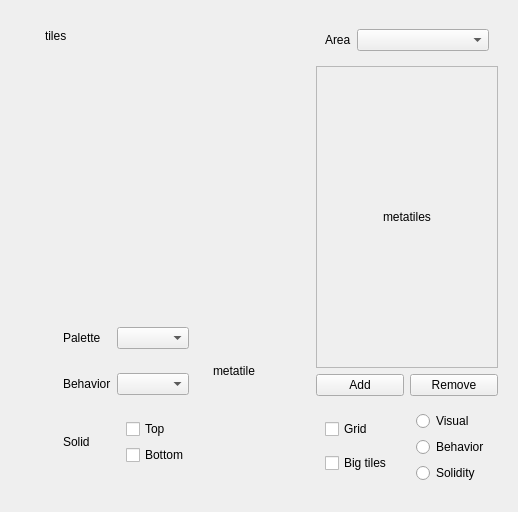
<?xml version="1.0" encoding="UTF-8"?>
<ui version="4.0">
 <class>MetatileEditorWidget</class>
 <widget class="QWidget" name="MetatileEditorWidget">
  <property name="geometry">
   <rect>
    <x>0</x>
    <y>0</y>
    <width>518</width>
    <height>467</height>
   </rect>
  </property>
  <property name="windowTitle">
   <string>Form</string>
  </property>
  <layout class="QVBoxLayout" name="verticalLayout_9">
   <item>
    <widget class="QWidget" name="widget_11" native="true">
     <layout class="QHBoxLayout" name="horizontalLayout_8">
      <item>
       <spacer name="horizontalSpacer_3">
        <property name="orientation">
         <enum>Qt::Horizontal</enum>
        </property>
        <property name="sizeHint" stdset="0">
         <size>
          <width>40</width>
          <height>20</height>
         </size>
        </property>
       </spacer>
      </item>
      <item>
       <layout class="QVBoxLayout" name="verticalLayout_7">
        <item>
         <spacer name="verticalSpacer_3">
          <property name="orientation">
           <enum>Qt::Vertical</enum>
          </property>
          <property name="sizeHint" stdset="0">
           <size>
            <width>20</width>
            <height>5</height>
           </size>
          </property>
         </spacer>
        </item>
        <item>
         <widget class="QWidget" name="widget_9" native="true">
          <property name="minimumSize">
           <size>
            <width>0</width>
            <height>0</height>
           </size>
          </property>
          <layout class="QHBoxLayout" name="horizontalLayout_12">
           <item>
            <widget class="InputQLabel" name="tilePickerLabel">
             <property name="sizePolicy">
              <sizepolicy hsizetype="Fixed" vsizetype="Fixed">
               <horstretch>0</horstretch>
               <verstretch>0</verstretch>
              </sizepolicy>
             </property>
             <property name="minimumSize">
              <size>
               <width>256</width>
               <height>256</height>
              </size>
             </property>
             <property name="text">
              <string>tiles</string>
             </property>
             <property name="alignment">
              <set>Qt::AlignLeading|Qt::AlignLeft|Qt::AlignTop</set>
             </property>
            </widget>
           </item>
          </layout>
         </widget>
        </item>
        <item>
         <widget class="QWidget" name="widget" native="true">
          <property name="sizePolicy">
           <sizepolicy hsizetype="Preferred" vsizetype="Maximum">
            <horstretch>0</horstretch>
            <verstretch>0</verstretch>
           </sizepolicy>
          </property>
          <layout class="QVBoxLayout" name="verticalLayout_8">
           <item>
            <widget class="QWidget" name="widget_2" native="true">
             <layout class="QHBoxLayout" name="horizontalLayout_5">
              <item>
               <layout class="QVBoxLayout" name="verticalLayout_3">
                <item>
                 <widget class="QWidget" name="widget_8" native="true">
                  <layout class="QHBoxLayout" name="horizontalLayout_11">
                   <item>
                    <widget class="QLabel" name="label_2">
                     <property name="text">
                      <string>Palette</string>
                     </property>
                    </widget>
                   </item>
                   <item>
                    <widget class="PaletteComboBox" name="paletteBox"/>
                   </item>
                  </layout>
                 </widget>
                </item>
                <item>
                 <widget class="QWidget" name="widget_4" native="true">
                  <layout class="QHBoxLayout" name="horizontalLayout_4">
                   <item>
                    <widget class="QLabel" name="label_5">
                     <property name="text">
                      <string>Behavior</string>
                     </property>
                    </widget>
                   </item>
                   <item>
                    <widget class="MetatileBehaviorBox" name="behaviorBox"/>
                   </item>
                  </layout>
                 </widget>
                </item>
                <item>
                 <widget class="QWidget" name="widget_3" native="true">
                  <layout class="QHBoxLayout" name="horizontalLayout_3">
                   <item>
                    <widget class="QLabel" name="label_4">
                     <property name="text">
                      <string>Solid</string>
                     </property>
                    </widget>
                   </item>
                   <item>
                    <layout class="QVBoxLayout" name="verticalLayout_2">
                     <item>
                      <widget class="QCheckBox" name="topSolidBox">
                       <property name="text">
                        <string>Top</string>
                       </property>
                      </widget>
                     </item>
                     <item>
                      <widget class="QCheckBox" name="bottomSolidBox">
                       <property name="text">
                        <string>Bottom</string>
                       </property>
                      </widget>
                     </item>
                    </layout>
                   </item>
                  </layout>
                  <zorder></zorder>
                  <zorder>label_4</zorder>
                 </widget>
                </item>
               </layout>
              </item>
              <item>
               <widget class="QWidget" name="widget_10" native="true">
                <layout class="QHBoxLayout" name="horizontalLayout_6">
                 <item>
                  <widget class="InputQLabel" name="subtileViewLabel">
                   <property name="sizePolicy">
                    <sizepolicy hsizetype="Fixed" vsizetype="Fixed">
                     <horstretch>0</horstretch>
                     <verstretch>0</verstretch>
                    </sizepolicy>
                   </property>
                   <property name="minimumSize">
                    <size>
                     <width>64</width>
                     <height>64</height>
                    </size>
                   </property>
                   <property name="text">
                    <string>metatile</string>
                   </property>
                   <property name="alignment">
                    <set>Qt::AlignLeading|Qt::AlignLeft|Qt::AlignTop</set>
                   </property>
                  </widget>
                 </item>
                </layout>
               </widget>
              </item>
              <item>
               <widget class="MetatileEditStackedWidget" name="metatileEditStackedWidget">
                <property name="minimumSize">
                 <size>
                  <width>0</width>
                  <height>0</height>
                 </size>
                </property>
               </widget>
              </item>
             </layout>
            </widget>
           </item>
          </layout>
         </widget>
        </item>
        <item>
         <spacer name="verticalSpacer_4">
          <property name="orientation">
           <enum>Qt::Vertical</enum>
          </property>
          <property name="sizeHint" stdset="0">
           <size>
            <width>20</width>
            <height>6</height>
           </size>
          </property>
         </spacer>
        </item>
       </layout>
      </item>
      <item>
       <layout class="QVBoxLayout" name="verticalLayout_4">
        <item>
         <widget class="QWidget" name="widget_7" native="true">
          <layout class="QHBoxLayout" name="horizontalLayout_10">
           <item>
            <widget class="QLabel" name="label">
             <property name="sizePolicy">
              <sizepolicy hsizetype="Maximum" vsizetype="Preferred">
               <horstretch>0</horstretch>
               <verstretch>0</verstretch>
              </sizepolicy>
             </property>
             <property name="text">
              <string>Area</string>
             </property>
            </widget>
           </item>
           <item>
            <widget class="AreaTypeComboBox" name="areaBox"/>
           </item>
          </layout>
         </widget>
        </item>
        <item>
         <widget class="QScrollArea" name="metatilePickerScrollArea">
          <property name="focusPolicy">
           <enum>Qt::NoFocus</enum>
          </property>
          <property name="widgetResizable">
           <bool>true</bool>
          </property>
          <widget class="QWidget" name="scrollAreaWidgetContents">
           <property name="geometry">
            <rect>
             <x>0</x>
             <y>0</y>
             <width>169</width>
             <height>294</height>
            </rect>
           </property>
           <layout class="QHBoxLayout" name="horizontalLayout">
            <item>
             <layout class="QHBoxLayout" name="horizontalLayout_2">
              <item>
               <spacer name="horizontalSpacer">
                <property name="orientation">
                 <enum>Qt::Horizontal</enum>
                </property>
                <property name="sizeHint" stdset="0">
                 <size>
                  <width>40</width>
                  <height>20</height>
                 </size>
                </property>
               </spacer>
              </item>
              <item>
               <layout class="QVBoxLayout" name="verticalLayout">
                <item>
                 <spacer name="verticalSpacer">
                  <property name="orientation">
                   <enum>Qt::Vertical</enum>
                  </property>
                  <property name="sizeHint" stdset="0">
                   <size>
                    <width>20</width>
                    <height>40</height>
                   </size>
                  </property>
                 </spacer>
                </item>
                <item>
                 <widget class="InputQLabel" name="metatilePickerLabel">
                  <property name="text">
                   <string>metatiles</string>
                  </property>
                  <property name="alignment">
                   <set>Qt::AlignLeading|Qt::AlignLeft|Qt::AlignTop</set>
                  </property>
                 </widget>
                </item>
                <item>
                 <spacer name="verticalSpacer_2">
                  <property name="orientation">
                   <enum>Qt::Vertical</enum>
                  </property>
                  <property name="sizeHint" stdset="0">
                   <size>
                    <width>20</width>
                    <height>40</height>
                   </size>
                  </property>
                 </spacer>
                </item>
               </layout>
              </item>
              <item>
               <spacer name="horizontalSpacer_2">
                <property name="orientation">
                 <enum>Qt::Horizontal</enum>
                </property>
                <property name="sizeHint" stdset="0">
                 <size>
                  <width>40</width>
                  <height>20</height>
                 </size>
                </property>
               </spacer>
              </item>
             </layout>
            </item>
           </layout>
          </widget>
         </widget>
        </item>
        <item>
         <layout class="QHBoxLayout" name="horizontalLayout_7">
          <item>
           <widget class="QPushButton" name="metatileAddButton">
            <property name="text">
             <string>Add</string>
            </property>
           </widget>
          </item>
          <item>
           <widget class="QPushButton" name="metatileRemoveButton">
            <property name="text">
             <string>Remove</string>
            </property>
           </widget>
          </item>
         </layout>
        </item>
        <item>
         <layout class="QHBoxLayout" name="horizontalLayout_9">
          <item>
           <widget class="QWidget" name="widget_6" native="true">
            <layout class="QVBoxLayout" name="verticalLayout_5">
             <item>
              <widget class="QCheckBox" name="gridBox">
               <property name="text">
                <string>Grid</string>
               </property>
              </widget>
             </item>
             <item>
              <widget class="QCheckBox" name="metatileZoomBox">
               <property name="text">
                <string>Big tiles</string>
               </property>
              </widget>
             </item>
            </layout>
           </widget>
          </item>
          <item>
           <widget class="QWidget" name="widget_5" native="true">
            <layout class="QVBoxLayout" name="verticalLayout_6">
             <item>
              <widget class="QRadioButton" name="visualButton">
               <property name="text">
                <string>Visual</string>
               </property>
              </widget>
             </item>
             <item>
              <widget class="QRadioButton" name="behaviorButton">
               <property name="text">
                <string>Behavior</string>
               </property>
              </widget>
             </item>
             <item>
              <widget class="QRadioButton" name="solidityButton">
               <property name="text">
                <string>Solidity</string>
               </property>
              </widget>
             </item>
            </layout>
           </widget>
          </item>
         </layout>
        </item>
       </layout>
      </item>
      <item>
       <spacer name="horizontalSpacer_4">
        <property name="orientation">
         <enum>Qt::Horizontal</enum>
        </property>
        <property name="sizeHint" stdset="0">
         <size>
          <width>18</width>
          <height>20</height>
         </size>
        </property>
       </spacer>
      </item>
     </layout>
    </widget>
   </item>
  </layout>
 </widget>
 <customwidgets>
  <customwidget>
   <class>InputQLabel</class>
   <extends>QLabel</extends>
   <header>inputqlabel.h</header>
  </customwidget>
  <customwidget>
   <class>AreaTypeComboBox</class>
   <extends>QComboBox</extends>
   <header>areatypecombobox.h</header>
  </customwidget>
  <customwidget>
   <class>PaletteComboBox</class>
   <extends>QComboBox</extends>
   <header>palettecombobox.h</header>
  </customwidget>
  <customwidget>
   <class>MetatileBehaviorBox</class>
   <extends>QComboBox</extends>
   <header>metatilebehaviorbox.h</header>
  </customwidget>
  <customwidget>
   <class>MetatileEditStackedWidget</class>
   <extends>QStackedWidget</extends>
   <header>metatileeditstackedwidget.h</header>
   <container>1</container>
  </customwidget>
 </customwidgets>
 <resources/>
 <connections/>
</ui>
